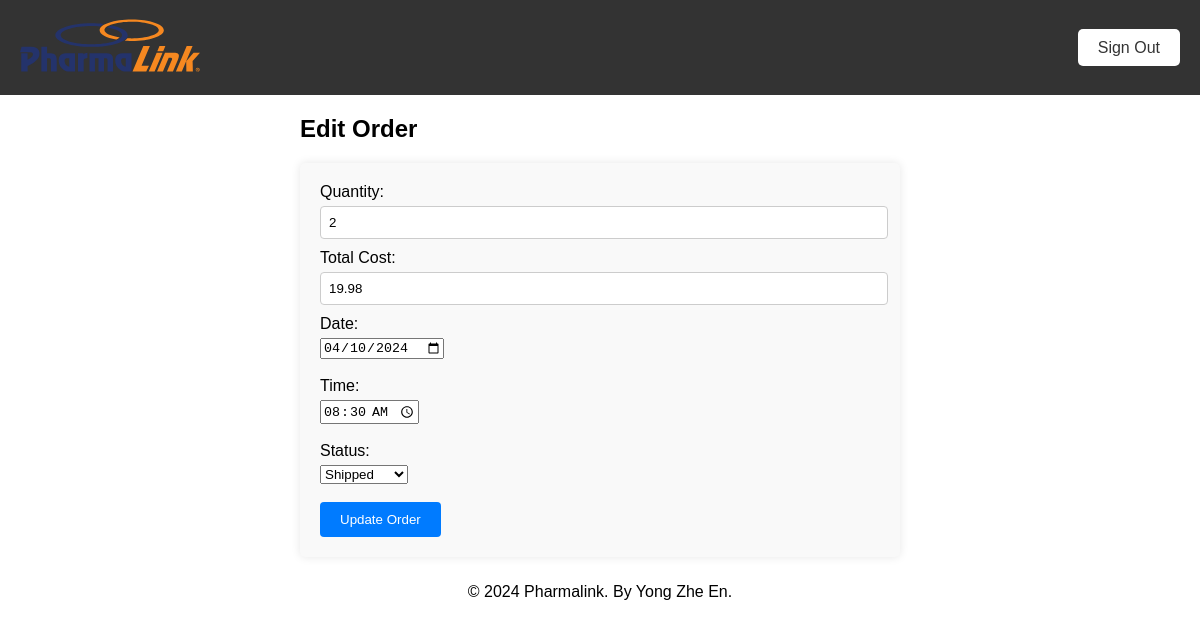
Screenshot of /Psalesedit.php?id=1 with the database file from the repository.
### tables this page shows
CREATE TABLE `orders` (
  `order_ID` int(11) NOT NULL,
  `prod_ID` int(11) DEFAULT NULL,
  `cust_ID` int(11) DEFAULT NULL,
  `quantity` int(11) DEFAULT NULL,
  `totalcost` decimal(10,2) DEFAULT NULL,
  `date` date DEFAULT NULL,
  `time` time DEFAULT NULL,
  `status` varchar(50) DEFAULT NULL
);

### Psalesedit.php (the view, shortened to what this page needs)
<?php
include 'db_connection.php';
$order_id = $_GET['id'];
$sql = "SELECT * FROM orders WHERE order_ID = $order_id";
$result = $conn->query($sql);
if ($result && $result->num_rows > 0) {
    $row = $result->fetch_assoc();
    $quantity = $row['quantity'];
    $total_cost = $row['totalcost'];
    $date = $row['date'];
    $time = $row['time'];
    $status = $row['status'];
} else {
    header("Location: error.php");
    exit();
}
?>
<!DOCTYPE html>
<html lang="en">
<head>
    <link rel="stylesheet" href="css/global.css">
    <link rel="stylesheet" href="css/header.css">
    <link rel="stylesheet" href="css/edit.css">
</head>
<body>
    <?php include 'include/Pheader.php'; ?>
    <div class="container">
        <h2>Edit Order</h2>
        <form action="<?php echo htmlspecialchars($_SERVER["PHP_SELF"]); ?>?id=<?php echo $order_id; ?>" method="post">
            <div class="form-group">
                <label for="quantity">Quantity:</label>
                <input type="number" id="quantity" name="quantity" value="<?php echo $quantity; ?>" required>
            </div>
            <div class="form-group">
                <label for="total_cost">Total Cost:</label>
                <input type="text" id="total_cost" name="total_cost" value="<?php echo $total_cost; ?>" required>
            </div>
            <div class="form-group">
                <label for="date">Date:</label>
                <input type="date" id="date" name="date" value="<?php echo $date; ?>" required>
            </div><br>
            <div class="form-group">
                <label for="time">Time:</label>
                <input type="time" id="time" name="time" value="<?php echo $time; ?>" required>
            </div><br>
            <div class="form-group">
                <label for="status">Status:</label>
                <select name="status" id="status">
                    <option value="Shipped" <?php if ($status === 'Shipped') echo 'selected'; ?>>Shipped</option>
                </select>
            </div><br>
            <button type="submit">Update Order</button>
        </form>
    </div>
    <?php include 'include/footer.php'; ?>
</body>
</html>

### css/global.css (style rules this page uses)
body { font-family: Arial, sans-serif; margin: 0; padding: 0; }

### css/edit.css (style rules this page uses)
.container { width: 50%; margin: 0 auto; }
form { background-color: #f9f9f9; padding: 20px; border-radius: 5px; box-shadow: 0 0 10px rgba(0, 0, 0, 0.1); }
label { display: block; margin-bottom: 5px; }
input[type="text"], input[type="number"], textarea { width: calc(100% - 10px); padding: 8px; margin-bottom: 10px; border: 1px solid #ccc; border-radius: 4px; }
button[type="submit"] { background-color: #007bff; color: white; padding: 10px 20px; border: none; border-radius: 4px; cursor: pointer; }

### rows the page displays
orders: quantity "2", total_cost "19.98", date "04/10/2024", time "08:30:00", status "Shipped"
